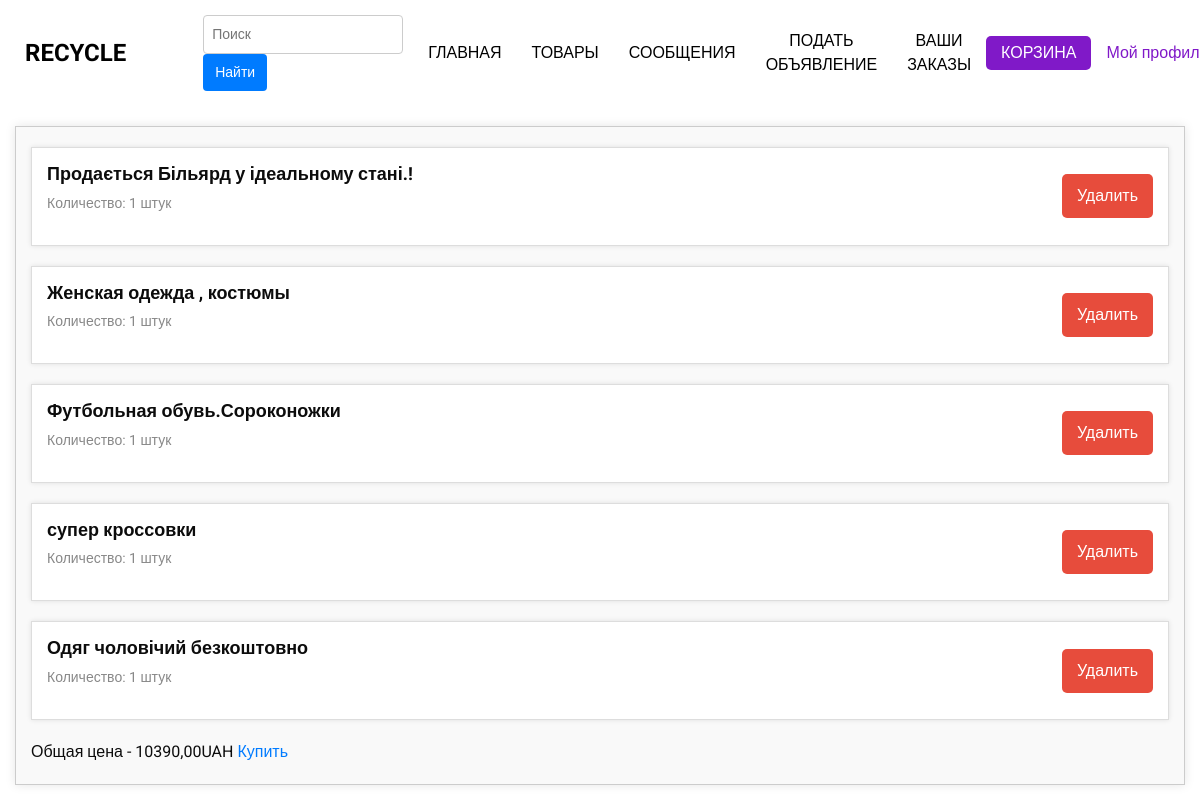
The app's page /cart/ (signed in), older data.
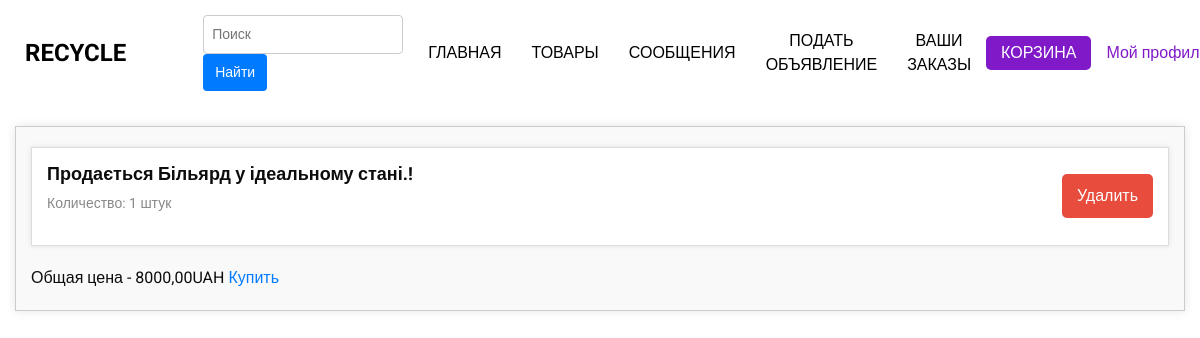
The same page, newer data.
### bboard/models.py (models this page shows, shortened)
class CartItem(models.Model):
    cart = models.ForeignKey(Cart, on_delete=models.CASCADE)
    product = models.ForeignKey(Product, on_delete=models.CASCADE)
    quantity = models.PositiveIntegerField(default=1)
    class Meta:
        verbose_name = "Товар в корзине"
        verbose_name_plural = "Товары в корзине"

class Product(models.Model):
    user = models.ForeignKey(User, on_delete=models.CASCADE, verbose_name="Пользователь")
    category = models.ForeignKey(Category, on_delete=models.CASCADE, verbose_name="Категория")
    title = models.CharField(max_length=200, verbose_name="Заголовок")
    slug = models.SlugField(unique=True, max_length=400, verbose_name="URL", blank=True)
    description = models.TextField(verbose_name="Описание")
    price = models.DecimalField(max_digits=10, decimal_places=2, verbose_name="Цена")
    image_1 = models.ImageField(upload_to="products", null=True, blank=True, verbose_name="Первое изображение")
    image_2 = models.ImageField(upload_to='products', null=True, blank=True, verbose_name="Второе изображение")
    image_3 = models.ImageField(upload_to='products', null=True, blank=True, verbose_name="Третье изображение")
    created_at = models.DateTimeField(auto_now_add=True, null=True, verbose_name="Дата создания")
    thumbnail_1 = ImageSpecField(source='image_1',
                                 processors=[ResizeToFill(500, 500)],
                                 format='JPEG',
                                 options={'quality': 100})
    thumbnail_2 = ImageSpecField(source='image_2',
                                 processors=[ResizeToFill(500, 500)],
                                 format='JPEG',
                                 options={'quality': 100})
    thumbnail_3 = ImageSpecField(source='image_3',
                                 processors=[ResizeToFill(500, 500)],
                                 format='JPEG',
                                 options={'quality': 100})
    class Meta:
        verbose_name = "Товар"
        verbose_name_plural = "Товары"

### bboard/views.py (the view)
# urls.py: path("cart/", views.get_cart, name="cart"),
@login_required
def get_cart(request):
    cart = Cart.objects.get(user=request.user)
    items = cart.products.all()
    quantity_dict = {item.id: CartItem.objects.get(cart=cart, product_id=item.id) for item in items}
    total_price = 0
    for item in items:
        total_price += quantity_dict[item.id].product.price
    return render(request, "products/new/cart.html", {"items": items, "quantity_dict": quantity_dict,
                                                      "total_price": total_price})

### templates/products/new/cart.html (shortened to what this page needs)
{% extends 'products/new/base.html' %}
{% load static %}
{% block styles %}
<link rel="stylesheet" type="text/css" href="{% static 'cart.css' %}">
{% endblock %}
{% block content %}
<div class="container">
    {% if quantity_dict %}
    {% for key, value in quantity_dict.items %}
    <div class="product-block">
        <div class="product-info">
            <h2 class="product-title">{{ value.product.title }}</h2>
            <p class="product-quantity">Количество: {{ value.quantity }} штук</p>
        </div>
        <form method="POST" action="{% url 'delete_cart' product_id=key %}">
            <button class="product-delete-button">Удалить</button>
        </form>
    </div>
    {% endfor %}
    Общая цена - {{total_price}}UAH
    <a href="{% url 'create_order_cart' %}">Купить</a>
    {% else %}
    <h1 align="center">Ваша корзина пуста</h1>
    {% endif %}
</div>
{% endblock %}

Row changes from the older to the newer data that the page shows:
removed CartItem: product "Женская одежда , костюмы", quantity "1"
removed CartItem: product "Футбольная обувь.Сороконожки", quantity "1"
removed CartItem: product "супер кроссовки", quantity "1"
removed CartItem: product "Одяг чоловічий безкоштовно", quantity "1"
Text that changed along with them:
{{ total_price }}: "10390,00" → "8000,00"
